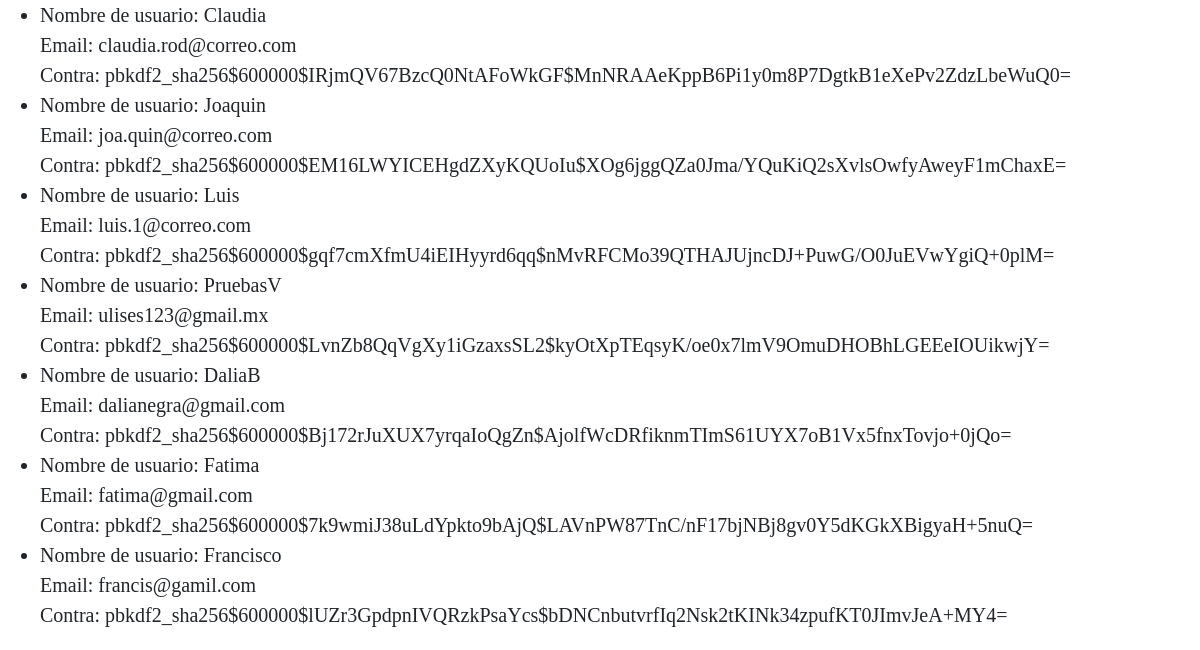
The app's page /lista/ (lower part), older data.
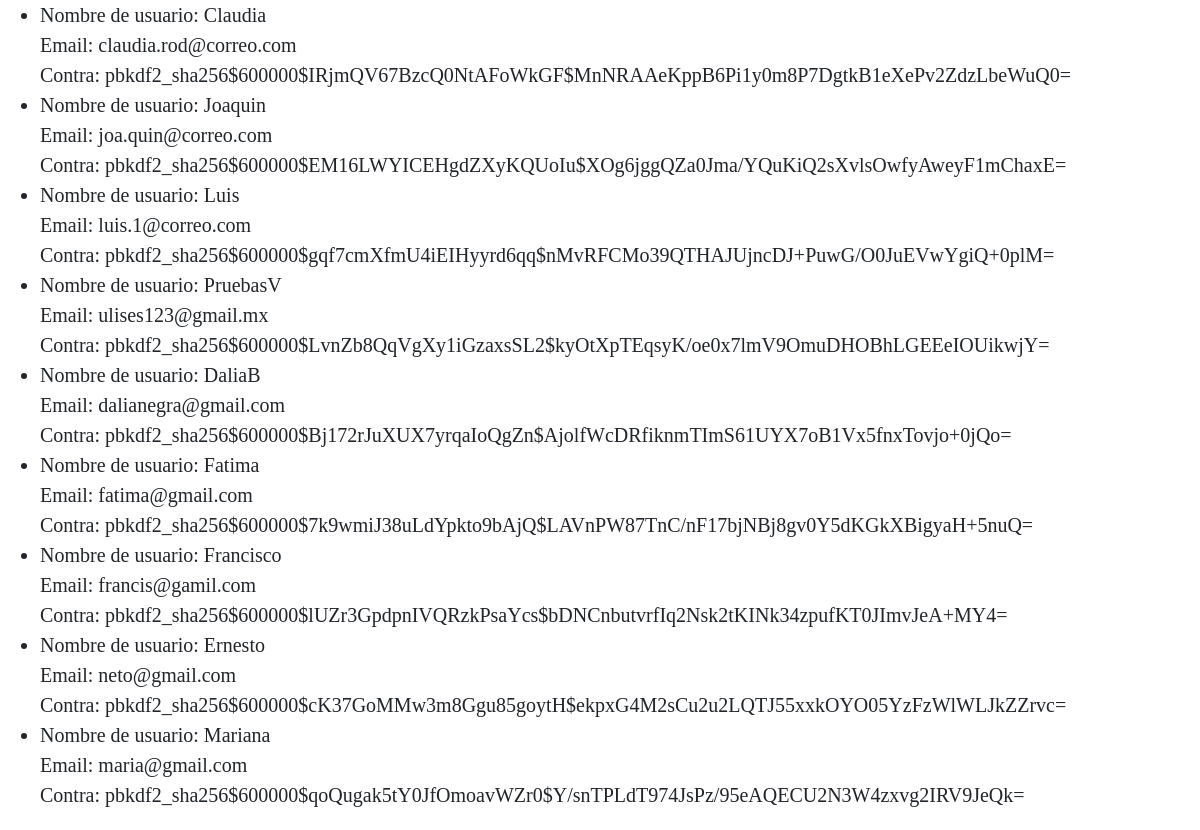
The same page, newer data.
### main_app/models.py (models this page shows, shortened)
class Usuario(AbstractUser):
    fotografia = models.ImageField(upload_to='usuarios/', null=True, blank=True)
    telefono = models.CharField(max_length=20)
    fecha_de_nacimiento = models.DateField()
    direccion = models.CharField(max_length=100)
    fotografia_identificacion = models.ImageField(upload_to='identificaciones/', null=True, blank=True)
    verificado = models.BooleanField(default=False)
    usuarios_bloqueados = models.ManyToManyField('self', symmetrical=False, related_name='usuarios_bloqueadores')
    groups = models.ManyToManyField('auth.Group', related_name='usuarios')
    user_permissions = models.ManyToManyField('auth.Permission', related_name='usuarios')

### main_app/views.py (the view)
# urls.py: path('lista/', views.ListaUsuariosView.as_view(), name='lista de usuarios'),
class ListaUsuariosView(ListView):
    model = Usuario
    template_name = 'lista.html'
    context_object_name = 'usuarios'

### main_app/templates/lista.html (shortened to what this page needs)
{% include "layouts/base.html" %}
{% load static %}
{% block estilos_adicionales %}
<link rel="stylesheet" href="{% static 'css/lista.css' %}">
{% endblock %}
{% block content %}
<ul>
    {% for usuario in usuarios %}
    <li>
        Nombre de usuario: {{ usuario.username }}<br>
        Email: {{ usuario.email }}<br>
        Contra: {{ usuario.password}}<br>
    </li>
    {% endfor %}
</ul>
{% endblock content %}

### main_app/templates/layouts/base.html (shortened to what this page needs)
<!DOCTYPE html>
<html lang="en">
<head>
    {% load static %}
    <link href="https://cdn.jsdelivr.net/npm/bootstrap@5.3.2/dist/css/bootstrap.min.css" rel="stylesheet">
    <link rel="stylesheet" href="https://cdn.jsdelivr.net/npm/bootstrap-icons@1.11.2/font/bootstrap-icons.min.css">
    <link rel="stylesheet" href="{% static 'css/base.css' %}">
</head>
<body>
</body>
</html>

### main_app/static/css/base.css (style rules this page uses)
* { margin: 0; padding: 0; box-sizing: border-box; text-decoration: none; font-family: 'Times New Roman', Times, serif; font-size: 20px; }
body { margin-top: 55px; }

Row changes from the older to the newer data that the page shows:
added Usuario: username "Ernesto", email "neto@gmail.com", password "pbkdf2_sha256$600000$cK37GoMMw3m8Ggu85goytH$ekpxG4M2sCu2u2LQTJ55xxkOYO05YzFzWlWLJkZZrvc="
added Usuario: username "Mariana", email "maria@gmail.com", password "pbkdf2_sha256$600000$qoQugak5tY0JfOmoavWZr0$Y/snTPLdT974JsPz/95eAQECU2N3W4zxvg2IRV9JeQk="
